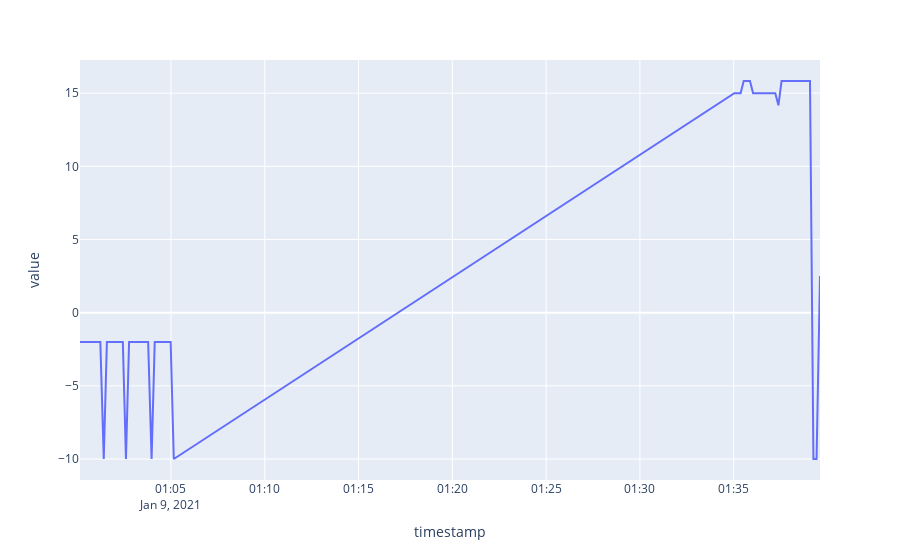

The code cell stored with this chart in its notebook:
### Code cell
import plotly.express as px
#print(df)

fig = px.line(df, x="timestamp", y="value",)
fig.show()

### Figure 1 — Plotly figure (JSON) as saved in the notebook; plotly's stock layout.template omitted (floating-point values rounded to 4 significant figures)
{"data": [{"hovertemplate": "timestamp=%{x}<br>value=%{y}<extra></extra>", "legendgroup": "", "line": {"color": "#636efa", "dash": "solid"}, "mode": "lines", "name": "", "orientation": "v", "showlegend": false, "type": "scatter", "x": ["2021-01-09 01:00:09", "2021-01-09 01:00:20", "2021-01-09 01:01:14", "2021-01-09 01:01:25", "2021-01-09 01:01:35", "2021-01-09 01:01:45", "2021-01-09 01:01:55", "2021-01-09 01:02:05", "2021-01-09 01:02:15", "2021-01-09 01:02:26", "2021-01-09 01:02:36", "2021-01-09 01:02:46", "2021-01-09 01:02:56", "2021-01-09 01:03:06", "2021-01-09 01:03:17", "2021-01-09 01:03:27", "2021-01-09 01:03:37", "2021-01-09 01:03:47", "2021-01-09 01:03:58", "2021-01-09 01:04:08", "2021-01-09 01:04:18", "2021-01-09 01:04:28", "2021-01-09 01:04:38", "2021-01-09 01:04:48", "2021-01-09 01:04:59", "2021-01-09 01:05:09", "2021-01-09 01:35:02", "2021-01-09 01:35:12", "2021-01-09 01:35:22", "2021-01-09 01:35:32", "2021-01-09 01:35:42", "2021-01-09 01:35:52", "2021-01-09 01:36:02", "2021-01-09 01:36:12", "2021-01-09 01:36:23", "2021-01-09 01:36:33", "2021-01-09 01:36:43", "2021-01-09 01:36:53", "2021-01-09 01:37:03", "2021-01-09 01:37:13", "2021-01-09 01:37:23", "2021-01-09 01:37:33", "2021-01-09 01:37:43", "2021-01-09 01:37:54", "2021-01-09 01:38:04", "2021-01-09 01:38:14", "2021-01-09 01:38:24", "2021-01-09 01:38:34", "2021-01-09 01:38:44", "2021-01-09 01:38:54", "2021-01-09 01:39:04", "2021-01-09 01:39:15", "2021-01-09 01:39:25", "2021-01-09 01:39:36"], "xaxis": "x", "y": [-2, -2, -2, -10, -2, -2, -2, -2, -2, -2, -10, -2, -2, -2, -2, -2, -2, -2, -10, -2, -2, -2, -2, -2, -2, -10, 15, 15, 15, 15.83, 15.83, 15.83, 15, 15, 15, 15, 15, 15, 15, 15, 14.17, 15.83, 15.83, 15.83, 15.83, 15.83, 15.83, 15.83, 15.83, 15.83, 15.83, -10, -10, 2.5], "yaxis": "y"}], "layout": {"legend": {"tracegroupgap": 0}, "margin": {"t": 60}, "xaxis": {"anchor": "y", "domain": [0, 1], "title": {"text": "timestamp"}}, "yaxis": {"anchor": "x", "domain": [0, 1], "title": {"text": "value"}}}}
